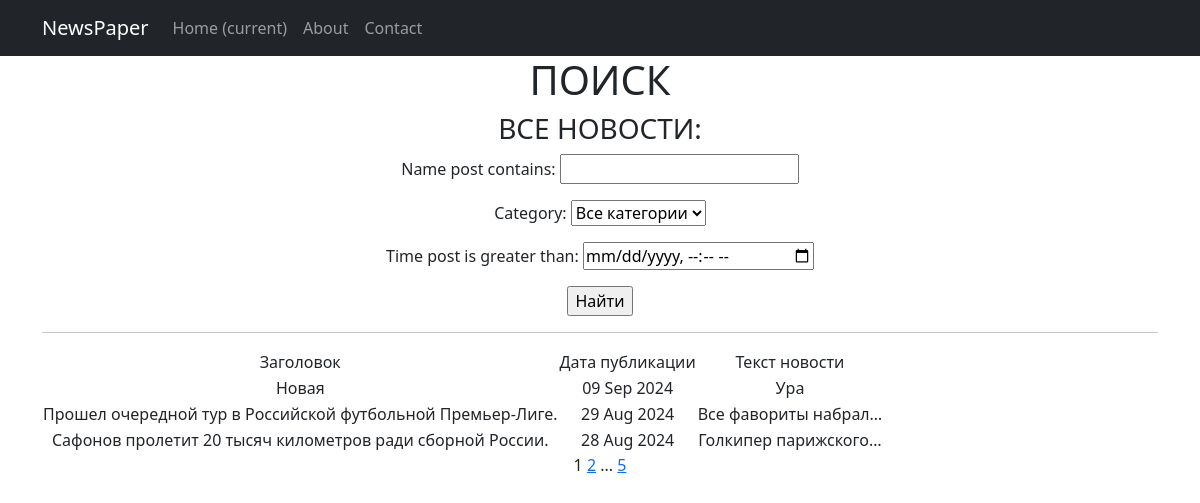
The app's page /news/search/ with its own data.
### news/models.py (models this page shows, shortened)
class Post(models.Model):
    author_post = models.ForeignKey(Author, on_delete=models.CASCADE)
    type_post = models.CharField(max_length=3, choices=CATEGORIES, default=article)
    time_post = models.DateTimeField(auto_now_add=True)
    category_post = models.ManyToManyField(Category, through='PostCategory')
    name_post = models.CharField(max_length=255)
    text_post = models.TextField()
    rating_post = models.IntegerField(default=0)

### news/views.py (the view)
# urls.py: path('search/', NewsSearch.as_view(), name='post_search'),
class NewsSearch(ListView):
    model = Post
    ordering = '-time_post'
    template_name = 'search.html'
    context_object_name = 'news'
    paginate_by = 3
    def get_queryset(self):
        queryset = super().get_queryset()
        self.filterset = PostFilter(self.request.GET, queryset)
        return self.filterset.qs
    def get_context_data(self, **kwargs):
        context = super().get_context_data(**kwargs)
        context['filterset'] = self.filterset
        return context

### news/models.py (called while the page is built)
    def __str__(self):
        return self.name_category

### news/templatetags/custom_filters.py (called while the page is built)
@register.filter()
def censor(text):
    for i in WORDS:
        text = text.replace(i[1:], '*' * len(i[1:]))
    return text

### news/templatetags/custom_tags.py (called while the page is built)
@register.simple_tag(takes_context=True)
def url_replace(context, **kwargs):
    d = context['request'].GET.copy()
    for k, v in kwargs.items():
        d[k] = v
    return d.urlencode()

### templates/search.html (shortened to what this page needs)
{% extends 'flatpages/default.html' %}
{% load custom_filters %}
{% load custom_tags %}
{% block content %}
    <h1>ПОИСК</h1>
    <h3>ВСЕ НОВОСТИ:</h3>
    <form action="" method="get">
        {{ filterset.form.as_p }}
        <input type="submit" value="Найти" />
    </form>
<hr>
    {% if news %}
        <table>
            <tr>
                <td>Заголовок</td>
                <td>Дата публикации</td>
                <td>Текст новости</td>
            </tr>
            {% for post in news %}
            <tr>
                <td>{{ post.name_post|censor }}</td>
                <td>{{ post.time_post|date:'d M Y' }}</td>
                <td>{{ post.text_post|truncatechars:20|censor }}</td>
            </tr>
            {% endfor %}
        </table>
    {% else %}
        <h2>Новостей нет!</h2>
    {% endif %}
    {{ page_obj.number }}
    {% if page_obj.has_next %}
        <a href="?{% url_replace page=page_obj.next_page_number %}">{{ page_obj.next_page_number }}</a>
        {% if paginator.num_pages != page_obj.next_page_number %}
            ...
           <a href="?{% url_replace page=page_obj.paginator.num_pages %}">{{ page_obj.paginator.num_pages }}</a>
        {% endif %}
    {% endif %}
{% endblock content %}

### templates/flatpages/default.html (shortened to what this page needs)
<!DOCTYPE html>
<html lang="en">
    <head>
        {% load static %}
        <link href="{% static 'css/styles.css' %}" rel="stylesheet" />
    </head>
    <body>
        <nav class="navbar navbar-expand-lg navbar-dark bg-dark static-top">
            <div class="container">
                <a class="navbar-brand" href="#">NewsPaper</a>
                <div class="collapse navbar-collapse" id="navbarResponsive">
                    <ul class="navbar-nav ml-auto">
                        <li class="nav-item active">
                            <a class="nav-link" href="#">Home
                                <span class="sr-only">(current)</span>
                            </a>
                        </li>
                        <li class="nav-item">
                            <a class="nav-link" href="/about/">About</a>
                        </li>
                        <li class="nav-item">
                            <a class="nav-link" href="/contacts/">Contact</a>
                        </li>
                    </ul>
                </div>
            </div>
        </nav>
        <div class="container">
            <div class="row">
                <div class="col-lg-12 text-center">
                    {% block content %}
                    {% endblock content %}
                </div>
            </div>
        </div>
    </body>
</html>

### records on screen
Post: name_post|censor "Новая", time_post "09 Sep 2024", text_post|censor "Ура"
Post: name_post|censor "Прошел очередной тур в Российской футбольной Премьер-Лиге.", time_post "29 Aug 2024", text_post|censor "Все фавориты набрал…"
Post: name_post|censor "Сафонов пролетит 20 тысяч километров ради сборной России.", time_post "28 Aug 2024", text_post|censor "Голкипер парижского…"

### other values on screen
{{ page_obj.number }} "1"
{{ page_obj.next_page_number }} "2"
{{ page_obj.paginator.num_pages }} "5"
